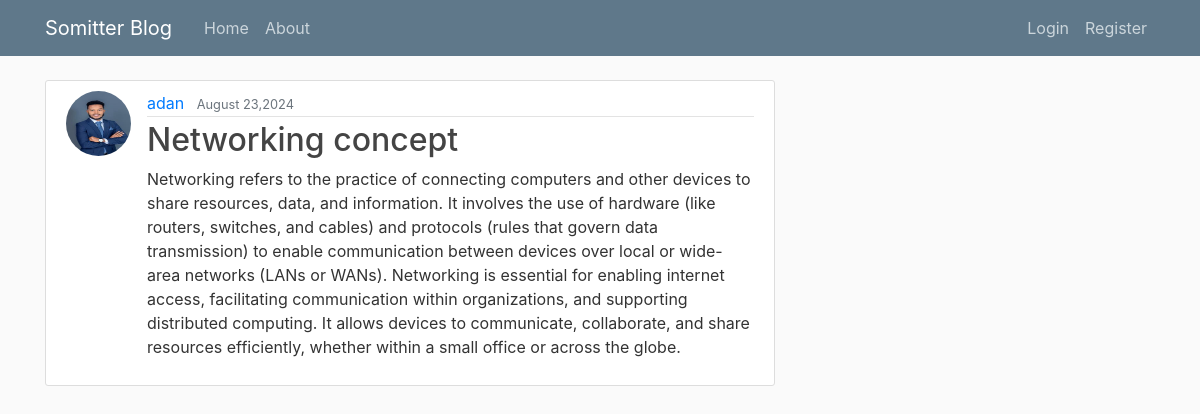
/post/10, run on the app's committed database.
### blog/models.py (models this page shows, shortened)
class Post(models.Model):
    title = models.CharField(max_length=100)
    content = models.TextField()
    post_date = models.DateTimeField(default = timezone.now)
    author =models.ForeignKey(User, on_delete=models.CASCADE)

### user/models.py (models this page shows, shortened)
class Profile(models.Model):
    user =models.OneToOneField(User, on_delete=models.CASCADE)
    image =models.ImageField(default="default.jpg", upload_to="profile_pics")

### blog/views.py (the view)
# urls.py: path('post/<int:pk>', PostDetailView.as_view(), name='post-detail'),
class PostDetailView(DetailView):
      model =Post

### blog/templates/blog/post_detail.html (shortened to what this page needs)
{% extends "blog/base.html" %} {% block content %}
<article class="media content-section">
  <a href="{% url 'profile' %}"><img class="rounded-circle article-img" src="{{ object.author.profile.image.url }}" alt=""></a>
    <div class="media-body">
      <div class="article-metadata">
        <a class="mr-2" href="#">{{ object.author }}</a>
        <small class="text-muted">{{ object.post_date|date:"F d,Y" }}</small>
      </div>
      <h2 class="article-title">{{ object.title }}</h2>
      <p class="article-content">{{ object.content }}</p>
    </div>
  </article>
{% endblock content %}

### blog/static/blog/main.css (style rules this page uses)
body { background: #fafafa; color: #333333; margin-top: 5rem; }
h1, h2, h3, h4, h5, h6 { color: #444444; }
.content-section { background: #ffffff; padding: 10px 20px; border: 1px solid #dddddd; border-radius: 3px; margin-bottom: 20px; }
.article-title { color: #444444; }
.article-content { white-space: pre-line; }
.article-img { height: 65px; width: 65px; margin-right: 16px; }
.article-metadata { padding-bottom: 1px; margin-bottom: 4px; border-bottom: 1px solid #e3e3e3 }

### data on the page
Post: author.profile.image (picture), author "adan", post_date "August 23,2024", title "Networking concept", content "Networking refers to the practice of connecting computers and other devices to share resources, data, and information. It involves the use of hardware (like routers, switches, and cables) and protocols (rules that govern data transmission) to enable communication between devices over local or wide-area networks (LANs or WANs). Networking is essential for enabling internet access, facilitating communication within organizations, and supporting distributed computing. It allows devices to communicate, collaborate, and share resources efficiently, whether within a small office or across the globe."
